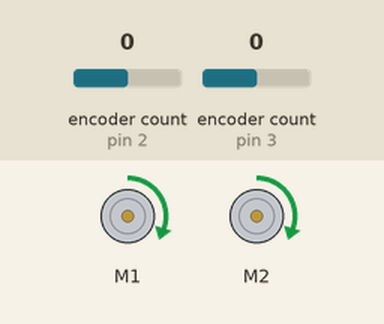
This sketch was run on a simulated Arduino Uno, built with avr-gcc and run on an emulated ATmega328P. Parts: 2 × DC motor (green arrow = forward, orange = backward, longer = faster). Inputs (shaded band) come from the test bench; at power-on: encoder count (sensors on pin 2, pin 3) 0. What the sketch prints to the serial monitor is not drawn.

Above: at 0.1 s.
Timing chart, 0 to 1.6 s (numbered marks = the images above):
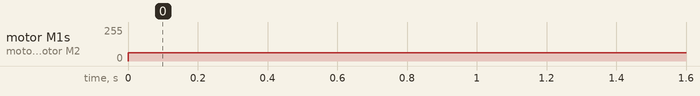

The sketch:

straightLineDriverWithoutControllers.ino
```cpp
#include <DualMC33926MotorShield.h>
#include <Encoder.h>

DualMC33926MotorShield motorShield;
Encoder leftEncoder(3, 6);
Encoder rightEncoder(2, 5);

const float WHEEL_DIAMETER = 6.0; // inches
const float WHEEL_CIRCUMFERENCE = WHEEL_DIAMETER * PI;
const float DISTANCE_TO_MOVE = 6.0; // inches
const float ENCODER_TICKS_PER_REV = 3200.0; // 360 * 4 for 4x decoding

void setup() {
    Serial.begin(9600);

  motorShield.init();
  leftEncoder.write(0);
  rightEncoder.write(0);
      //Serial.println("in setup ");

}

void loop() {
  float distanceMoved = (leftEncoder.read() + rightEncoder.read()) / 2.0 * (WHEEL_CIRCUMFERENCE / ENCODER_TICKS_PER_REV);
  if (distanceMoved < DISTANCE_TO_MOVE) {
    Serial.println("Motor started");
    motorShield.setSpeeds(100, 100); // set motor speeds to move robot forward
  } else {
    motorShield.setSpeeds(0, 0); // stop motors once distance moved is reached
    Serial.println("Motor stoped");
  }
}
```

Measured:
- by itself, motor M1, motor M2: stopped → forward 63/255 at 0.00 s
